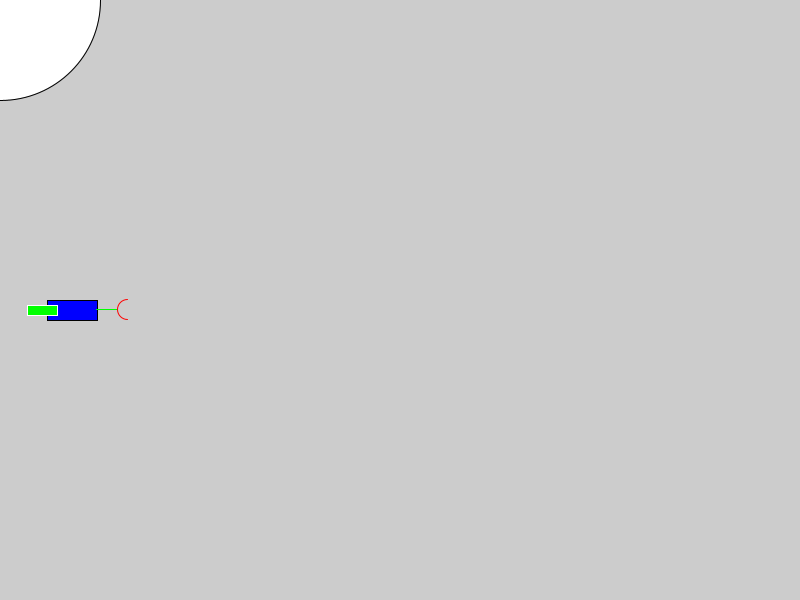
Frame 1 (no input)
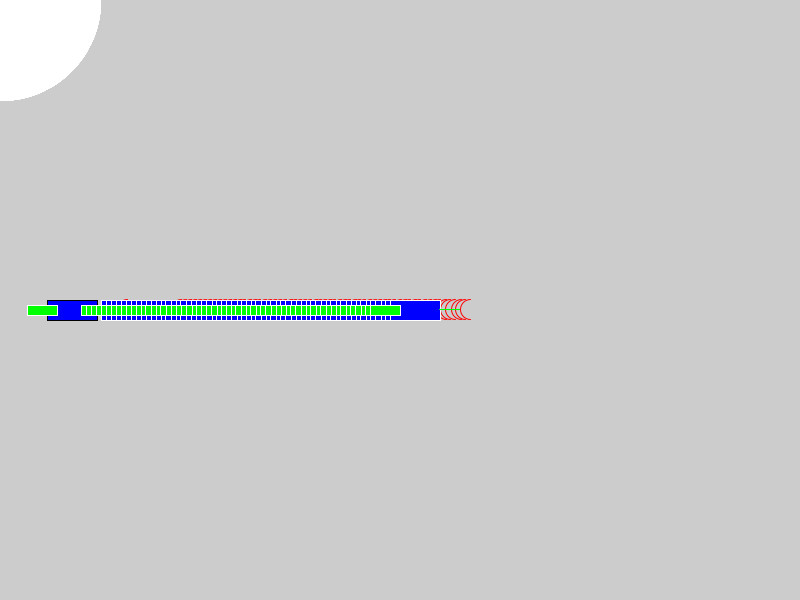
Frame 60 (the mouse pressed at the canvas centre just before this capture)
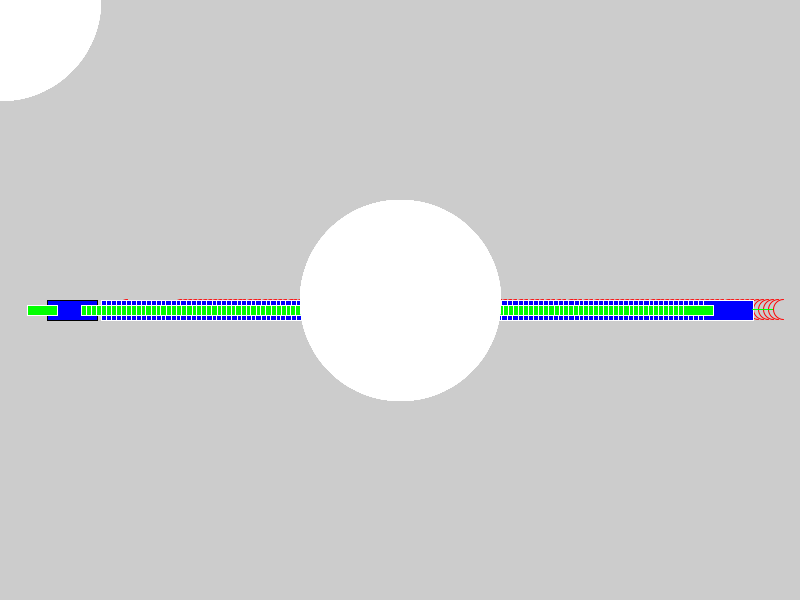
Frame 120 (the mouse held since frame 60 and released just before this capture)

The Processing sketch that drew these frames (run headless with seeded random() and noise(); from frame 60 on, the mouse is pressed at the canvas centre):

// Processing sketch: vehicle_01
// ── vehicle_01.pde
public class Vehicle {
   public float x;
   public float y; 
   
   public float vx;
   public float vy;
   
   public float sensorValue;
   
   public int prevTime;
   public double distance;
   
   
   public Vehicle () {
       vx = 0.3;
       vy = 0.0;
       
       x = 0.0;
       y = 300.0;
       prevTime = 0;
       
     
   }
   
   public void sense () //senses the object
   {
    
     distance = Math.sqrt(Math.pow(tar.getTargetX()-(x+80),2)+Math.pow(tar.getTargetY()-y+9,2));
     sensorValue = (float)(1/Math.pow(distance, 2));
   
   }
   
   public void doAI() // 
   {
     if(distance<tar.getTargetRadius())
     {
       vx += sensorValue*20;
     }
     else
     {
       vx = 0.3;
     }
     if(x>800)
     {
       x = 0.0;
       y = 300.0;
     }
     
   }
   
   public void update () 
   {
      sense ();
      doAI ();
      int time = millis ();
      int tick = time - prevTime; 
      prevTime = time;
      x = x + vx * tick;
      y = y + vy * tick;
   }
   
   public void draw () 
   {
     
      fill (0,0,255);
      
      rect (x, y, 50, 20); 
      
      stroke(0,255,0);
      
      line(x+50-1,y+9, x+70, y+9);
      
      stroke(255,0,0);
      
      noFill();
      
      arc(x+80, y+9, 20,20, PI/2, 3*PI/2);
      
      stroke(255,255,255);
      
      fill(0,255,0);
      
      rect(x-20, y+5, 30, 10);
   }
  
}


public class Target {
  
 public float x;
 public float y;
 public float radius;

 
   public void draw () {
     fill (255, 255, 255);
     ellipse (x, y, radius, radius); 
   }
 float getTargetX()
 {
   return x;
 }
 float getTargetY()
 {
   return y;
 }
 
 float getTargetRadius()
 {
   return radius;
 }
}


float x;
float y;
float px;
float py;
float easing = 0.05;


Target tar = new Target();
Vehicle ve = new Vehicle ();


void setup() {
size(800, 600);
//smooth();
//stroke(0, 102);
tar.radius = 200;
}
void draw() 
{
  clear ();
  tar.x = mouseX;
  tar.y = mouseY;

  tar.draw ();
  ve.update();
  ve.draw();


}
